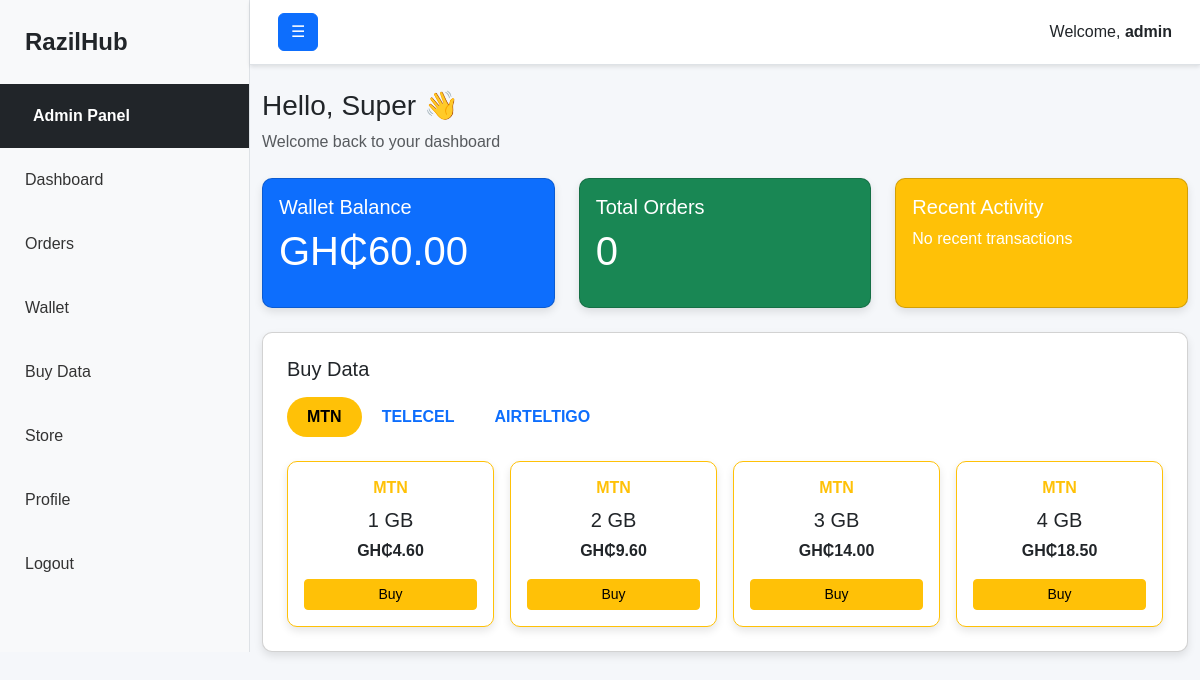
The page /dashboard (signed in) on the database its author committed.
### app.py (models this page shows)
class User(UserMixin, db.Model):
    id = db.Column(db.Integer, primary_key=True)
    first_name = db.Column(db.String(100))
    last_name = db.Column(db.String(100))
    username = db.Column(db.String(50), unique=True)
    email = db.Column(db.String(120), unique=True)
    mobile = db.Column(db.String(20))
    password = db.Column(db.String(200))
    balance = db.Column(db.Float, default=0.0)
    is_admin = db.Column(db.Boolean, default=False)
    is_suspended = db.Column(db.Boolean, default=False) # New field for suspension

### app.py (the view)
@app.route("/dashboard")
@login_required
def dashboard():
    data_bundles = {
        "MTN": [
            {"size": "1 GB", "price": "GH₵4.60", "expiry": "No-Expiry"},
            {"size": "2 GB", "price": "GH₵9.60", "expiry": "No-Expiry"},
            {"size": "3 GB", "price": "GH₵14.00", "expiry": "No-Expiry"},
            {"size": "4 GB", "price": "GH₵18.50", "expiry": "No-Expiry"},
        ],
        "TELECEL": [],
        "AIRTELTIGO": []
    }
    balance = current_user.balance
    current_plan = "No Active Plan"
    recent_activity = "No recent activity"
    return render_template(
        "dashboard.html",
        data_bundles=data_bundles,
        balance=balance,
        current_plan=current_plan,
        recent_activity=recent_activity
    )

### app.py (called while the page is built)
@login_manager.user_loader
def load_user(user_id):
    return User.query.get(int(user_id))

### templates/dashboard.html (shortened to what this page needs)
<!DOCTYPE html>
<html lang="en">
<head>
    <link href="https://cdn.jsdelivr.net/npm/bootstrap@5.3.0/dist/css/bootstrap.min.css" rel="stylesheet">
    <link rel="stylesheet" href="{{ url_for('static', filename='css/style.css') }}">
</head>
<body>
    <div class="d-flex" id="wrapper">
        <div class="bg-light border-end" id="sidebar-wrapper">
            <div class="sidebar-heading py-4 fs-4 fw-bold" style="padding-left: 25px;">
                RazilHub
            </div>
            <div class="list-group list-group-flush">
                {% if current_user.is_admin %}
                <a href="{{ url_for('admin_dashboard') }}"
                    class="list-group-item list-group-item-action bg-dark text-white fw-bold">
                     Admin Panel
                </a>
                {% endif %}
                <a href="{{ url_for('dashboard') }}"
                    class="list-group-item list-group-item-action bg-light">Dashboard</a>
                <a href="{{ url_for('orders') }}" class="list-group-item list-group-item-action bg-light">Orders</a>
                <a href="{{ url_for('wallet') }}" class="list-group-item list-group-item-action bg-light">Wallet</a>
                <a href="{{ url_for('buy_data') }}" class="list-group-item list-group-item-action bg-light">Buy Data</a>
                <a href="{{ url_for('store') }}" class="list-group-item list-group-item-action bg-light">Store</a>
                <a href="{{ url_for('profile') }}" class="list-group-item list-group-item-action bg-light">Profile</a>
                <a href="{{ url_for('logout') }}" class="list-group-item list-group-item-action bg-light">Logout</a>
            </div>
        </div>
        <div id="page-content-wrapper">
            <nav class="navbar navbar-expand-lg navbar-light border-bottom">
                <div class="container-fluid">
                    <button class="btn btn-primary" id="sidebarToggle">☰</button>
                    <div class="ms-auto">
                        Welcome, <strong>{{ current_user.username }}</strong>
                    </div>
                </div>
            </nav>
            <div class="container-fluid mt-4">
                <div class="mb-4">
                    <h3>Hello, {{ current_user.first_name or current_user.username }} 👋</h3>
                    <p class="text-muted">Welcome back to your dashboard</p>
                </div>
                <div class="row g-4 mb-4">
                    <div class="col-md-4">
                        <div class="card text-white bg-primary h-100">
                            <div class="card-body">
                                <h5 class="card-title">Wallet Balance</h5>
                                <p class="card-text display-6">
                                    GH₵{{ "{:,.2f}".format(balance) }}
                                </p>
                            </div>
                        </div>
                    </div>
                    <div class="col-md-4">
                        <div class="card text-white bg-success h-100">
                            <div class="card-body">
                                <h5 class="card-title">Total Orders</h5>
                                <p class="card-text display-6">0</p>
                            </div>
                        </div>
                    </div>
                    <div class="col-md-4">
                        <div class="card text-white bg-warning h-100">
                            <div class="card-body">
                                <h5 class="card-title">Recent Activity</h5>
                                <p class="card-text">No recent transactions</p>
                            </div>
                        </div>
                    </div>
                </div>
                <div class="card p-4">
                    <h5 class="mb-3">Buy Data</h5>
                    <ul class="nav nav-pills mb-4 network-tabs">
                        <li class="nav-item">
                            <button class="nav-link active mtn-tab" data-bs-toggle="pill" data-bs-target="#mtn">
                                MTN
                            </button>
                        </li>
                        <li class="nav-item">
                            <button class="nav-link telecel-tab" data-bs-toggle="pill" data-bs-target="#telecel">
                                TELECEL
                            </button>
                        </li>
                        <li class="nav-item">
                            <button class="nav-link airteltigo-tab" data-bs-toggle="pill" data-bs-target="#airteltigo">
                                AIRTELTIGO
                            </button>
                        </li>
                    </ul>
                    <div class="tab-content">
                        <div class="tab-pane fade show active" id="mtn">
                            <div class="row g-3">
                                {% for plan in data_bundles["MTN"] %}
                                <div class="col-md-3">
                                    <div class="card border-warning h-100">
                                        <div class="card-body text-center">
                                            <h6 class="text-warning fw-bold">MTN</h6>
                                            <p class="fs-5 mb-1">{{ plan.size }}</p>
                                            <p class="fw-bold">{{ plan.price }}</p>
                                            <button class="btn btn-warning btn-sm w-100">Buy</button>
                                        </div>
                                    </div>
                                </div>
                                {% endfor %}
                            </div>
                        </div>
                    </div>
                </div>
            </div>
        </div>
    </div>
</body>
</html>

### static/css/style.css (style rules this page uses)
body { margin: 0; padding: 0; font-family: "Segoe UI", Arial, sans-serif; background-color: #ccccff; }
#sidebarToggle { width: auto; margin: 0; }
.network-tabs .nav-link { font-weight: 600; border-radius: 20px; padding: 8px 20px; color: #0d6efd; }
.network-tabs .nav-link.mtn-tab.active { background-color: #ffc107; color: #000; }

### templates/dashboard.html (style rules this page uses)
body { font-family: 'Arial', sans-serif; background-color: #f5f7fa; }
#sidebar-wrapper { min-width: 250px; max-width: 250px; }
#sidebar-wrapper .list-group-item { border: none; padding: 20px 25px; font-size: 1rem; color: #333; }
#page-content-wrapper { width: 100%; }
.card { border-radius: 10px; box-shadow: 0 4px 8px rgba(0, 0, 0, 0.1); }
.navbar { padding: 0.8rem 1rem; background-color: #fff; box-shadow: 0 2px 4px rgba(0, 0, 0, 0.1); }
#sidebar-wrapper { transition: margin 0.25s ease-out; }
.nav-pills .nav-link { border-radius: 20px; padding: 8px 20px; }

### rows shown on the page
User: username "admin", first_name "Super", balance "60.00"

### other values the page prints
{{ plan.size }} "1 GB" "2 GB" "3 GB" "4 GB"
{{ plan.price }} "GH₵4.60" "GH₵9.60" "GH₵14.00" "GH₵18.50"
